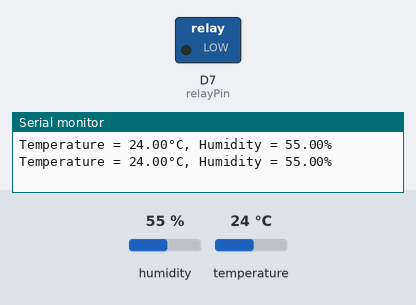
The sketch below on a simulated ESP8266 (NodeMCU). Parts: switched loads named in the sketch (green lamp = pin HIGH), the last lines printed to the serial monitor. The test bench sets the inputs (shaded band); at power-on: humidity 55 %, temperature 24 °C.

Above: at 3.8 s.
3.9 s: humidity set to 79 %
7.8 s: humidity set to 82 %
At 10.0 s:
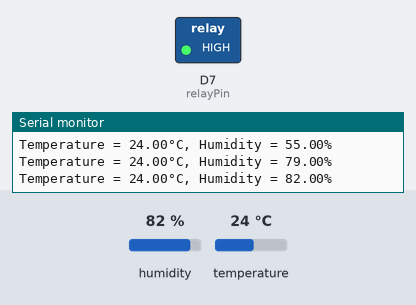
11.7 s: humidity set to 22 %
At 13.2 s:
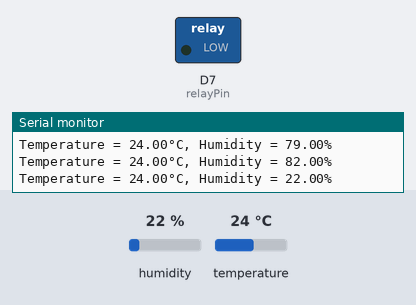
15.6 s: humidity set to 88 %
At 19.5 s:
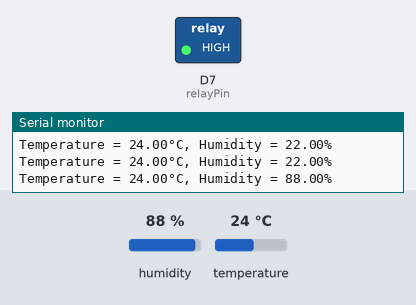
Timing chart, 0 to 20.6 s (numbered marks = the images above; inputs shaded):
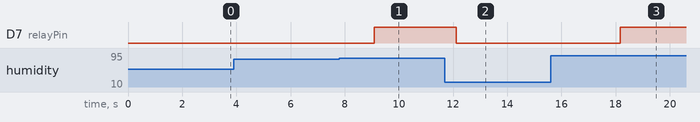

Measured:
- the behaviour switches between 80 and 81 % on humidity (found by bisection; images 0 and 1)
- after the input at 7.8 s, D7 (relayPin): LOW → HIGH after 1.3 s
- after the input at 11.7 s, D7 (relayPin): HIGH → LOW after 0.42 s
- after the input at 15.6 s, D7 (relayPin): LOW → HIGH after 2.6 s

The sketch:

DHTnRelayNMotor.ino
```cpp
#include <DHT.h>

#define DHTPIN D2  // Plug the signal pin of DHT11 to D2
#define DHTTYPE DHT11
DHT dht(DHTPIN, DHTTYPE);

const int relayPin = D7;  // Define the pin number for the relay
bool relayActive = false; // Flag to track relay state

void setup() {
  Serial.begin(9600);   // For showing the result in the serial monitor at 9600 baud
  dht.begin();
  pinMode(relayPin, OUTPUT);  // Set the relay pin as an output
}

void loop() {
  // Read temperature and humidity from DHT sensor
  float humidity = dht.readHumidity();
  float temperature = dht.readTemperature();

  // For error checking
  if (isnan(humidity) || isnan(temperature)) {
    Serial.println("Failed to read from DHT sensor!");
  } else {
    Serial.print("Temperature = ");
    Serial.print(temperature);
    Serial.print("°C, ");
    Serial.print("Humidity = ");
    Serial.print(humidity);
    Serial.println("%");

    // Check if humidity is greater than 70%
    if (humidity > 80.0) {
      if (!relayActive) {
        digitalWrite(relayPin, HIGH); // Turn on the relay (connects the circuit)
        relayActive = true;
      }
    } else {
      if (relayActive) {
        digitalWrite(relayPin, LOW); // Turn off the relay (disconnects the circuit)
        relayActive = false;
      }
    }
  }

  delay(3000); // Wait for 5 seconds before checking again
}
```
